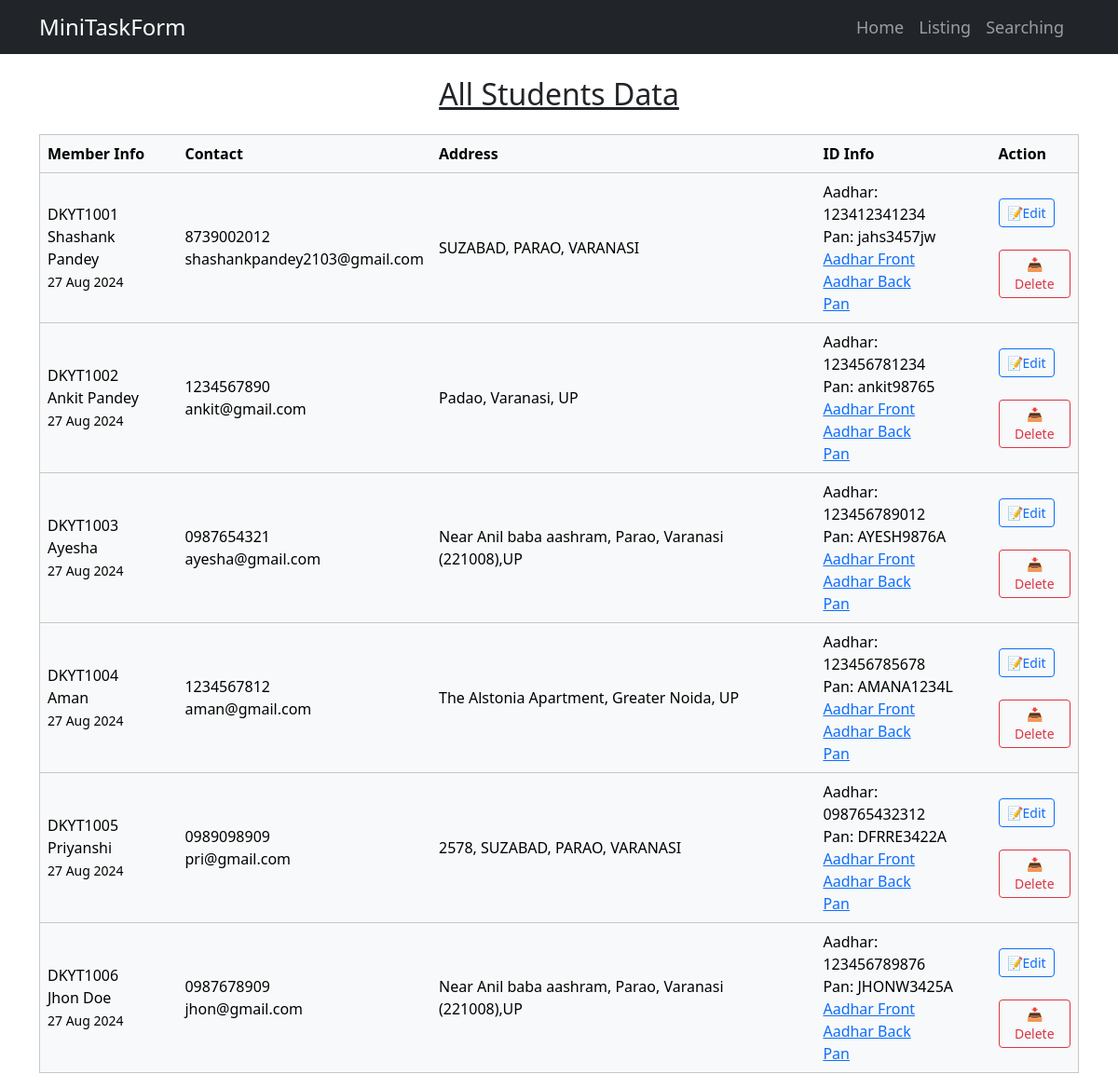
The page /listing.php on the database its author committed.
### tables this page shows
CREATE TABLE `tbl_student` (
  `id` varchar(50) NOT NULL,
  `std_name` varchar(50) NOT NULL,
  `std_contact` varchar(10) NOT NULL,
  `std_email` varchar(50) NOT NULL,
  `std_aadhar` varchar(12) NOT NULL,
  `std_pan` varchar(10) NOT NULL,
  `std_address` varchar(200) NOT NULL,
  `std_designation` varchar(50) NOT NULL,
  `std_aadhar_front_url` varchar(200) NOT NULL,
  `std_aadhar_back_url` varchar(200) NOT NULL,
  `std_pan_front_url` varchar(200) NOT NULL,
  `std_image_url` varchar(200) NOT NULL,
  `std_aadhar_front_name` varchar(50) NOT NULL,
  `std_aadhar_back_name` varchar(50) NOT NULL,
  `std_pan_name` varchar(50) NOT NULL,
  `std_image_name` varchar(50) NOT NULL,
  `status` tinyint(4) NOT NULL DEFAULT '0',
  `on_date` datetime NOT NULL DEFAULT CURRENT_TIMESTAMP
);

### master.php (called while the page is built, shortened)
<?php
function  date_convert($date)
{
    if ($date != '')
        return date("d M Y", strtotime($date));
    else
        return 'No Date';
}

### listing.php (the view, shortened to what this page needs)
<?php
require("common/master.php");
include 'form.php';
?>
<!DOCTYPE html>
<html lang="en">
<head>
    <link href="https://cdn.jsdelivr.net/npm/bootstrap@5.3.3/dist/css/bootstrap.min.css" rel="stylesheet">
</head>
<body>
    <?php
    require 'navbar.php';
    ?>
    <?php
    $listingsql = "SELECT * FROM tbl_student";
    $result = mysqli_query($conn, $listingsql);
    if (mysqli_num_rows($result) > 0) {
        echo "<center class='mt-4'><h2><u>All Students Data</u></h2></center>";
        echo "<div class='container'>";
        echo "<table border='1' class='table table-light table-hover mt-4 p-3'>";
        echo "<tr>
       <th>Member Info</th>
       <th>Contact</th>
       <th>Address</th>
       <th>ID Info</th>
       <th>Action</th>
       </tr>";
        while ($row = mysqli_fetch_assoc($result)) {
            echo "<tr class='align-middle'>";
            echo "<td>" . $row["id"] . '<br>' . $row['std_name'] . "<br><small>" . date_convert($row['on_date']) . "</small></td>";
            echo "<td>" . $row["std_contact"] . '<br>' . $row['std_email'] . "</td>";
            echo "<td>" . $row["std_address"] . "</td>";
            echo "<td>Aadhar: " . $row["std_aadhar"] . '<br>Pan: ' . $row['std_pan'] . '<br>
           <a href=' . $row['std_aadhar_front_url'] . $row['std_aadhar_front_name'] . '>Aadhar Front</a>
           <br>
           <a href=' . $row['std_aadhar_back_url'] . $row['std_aadhar_back_name'] . '>Aadhar Back</a>
           <br>
           <a href=' . $row['std_pan_front_url'] . $row['std_pan_name'] .  '>Pan</a>';
            echo "<td>";
            echo " <a href='edit.php?id=" . $row['id'] . "' type='button' class='btn btn-outline-primary btn-sm'>📝Edit</a><br><br>
           <a href='delete.php?id=" . $row['id'] . "' onclick='return confirm(\"Are you sure you want to delete this item?\");' type='button' class='btn btn-outline-danger btn-sm'>📥Delete</button>";
            echo "</td>";
            echo "</tr>";
        }
        echo "</table>";
        echo "</div>";
    } else {
        echo "<center><h5>No results found \n 😒</center></h5>";
    }
    ?>
</body>
</html>

### navbar.php (shortened to what this page needs)
<!DOCTYPE html>
<html lang="en">
<head>
    <link rel='href' stylesheet='style.css'>
    <link href="https://cdn.jsdelivr.net/npm/bootstrap@5.3.3/dist/css/bootstrap.min.css" rel="stylesheet">
</head>
<body>
    <nav class="navbar navbar-expand-lg bg-dark" style="margin-top: 0px; padding: 6px" data-bs-theme="dark">
        <div class="container align-middle">
            <a class="navbar-brand" style="font-size: 24px" href="index.php">MiniTaskForm</a>
            <div class="collapse navbar-collapse" style="right: 50px; position: absolute; font-size: 18px" id="navbarTogglerDemo02">
                <ul class="navbar-nav me-0 mb-2 mb-lg-0">
                    <li class="nav-item">
                        <a class="nav-link" id="homeLink" aria-current="page" href="index.php">Home</a>
                    </li>
                    <li class="nav-item">
                        <a class="nav-link" id="listingLink" href="listing.php">Listing</a>
                    </li>
                    <li class="nav-item">
                        <a class="nav-link" id="searchingLink" href="searching.php">Searching</a>
                    </li>
                </ul>
            </div>
        </div>
    </nav>
</body>
</html>

### rows shown on the page
tbl_student: id "DKYT1001", std_name "Shashank Pandey", on_date "27 Aug 2024", std_contact "8739002012", std_email "shashankpandey2103@gmail.com", std_address "SUZABAD, PARAO, VARANASI", std_aadhar "123412341234", std_pan "jahs3457jw"
tbl_student: id "DKYT1002", std_name "Ankit Pandey", on_date "27 Aug 2024", std_contact "1234567890", std_email "ankit@gmail.com", std_address "Padao, Varanasi, UP", std_aadhar "123456781234", std_pan "ankit98765"
tbl_student: id "DKYT1003", std_name "Ayesha", on_date "27 Aug 2024", std_contact "0987654321", std_email "ayesha@gmail.com", std_address "Near Anil baba aashram, Parao, Varanasi (221008),UP", std_aadhar "123456789012", std_pan "AYESH9876A"
tbl_student: id "DKYT1004", std_name "Aman", on_date "27 Aug 2024", std_contact "1234567812", std_email "aman@gmail.com", std_address "The Alstonia Apartment, Greater Noida, UP", std_aadhar "123456785678", std_pan "AMANA1234L"
tbl_student: id "DKYT1005", std_name "Priyanshi", on_date "27 Aug 2024", std_contact "0989098909", std_email "pri@gmail.com", std_address "2578, SUZABAD, PARAO, VARANASI", std_aadhar "098765432312", std_pan "DFRRE3422A"
tbl_student: id "DKYT1006", std_name "Jhon Doe", on_date "27 Aug 2024", std_contact "0987678909", std_email "jhon@gmail.com", std_address "Near Anil baba aashram, Parao, Varanasi (221008),UP", std_aadhar "123456789876", std_pan "JHONW3425A"
